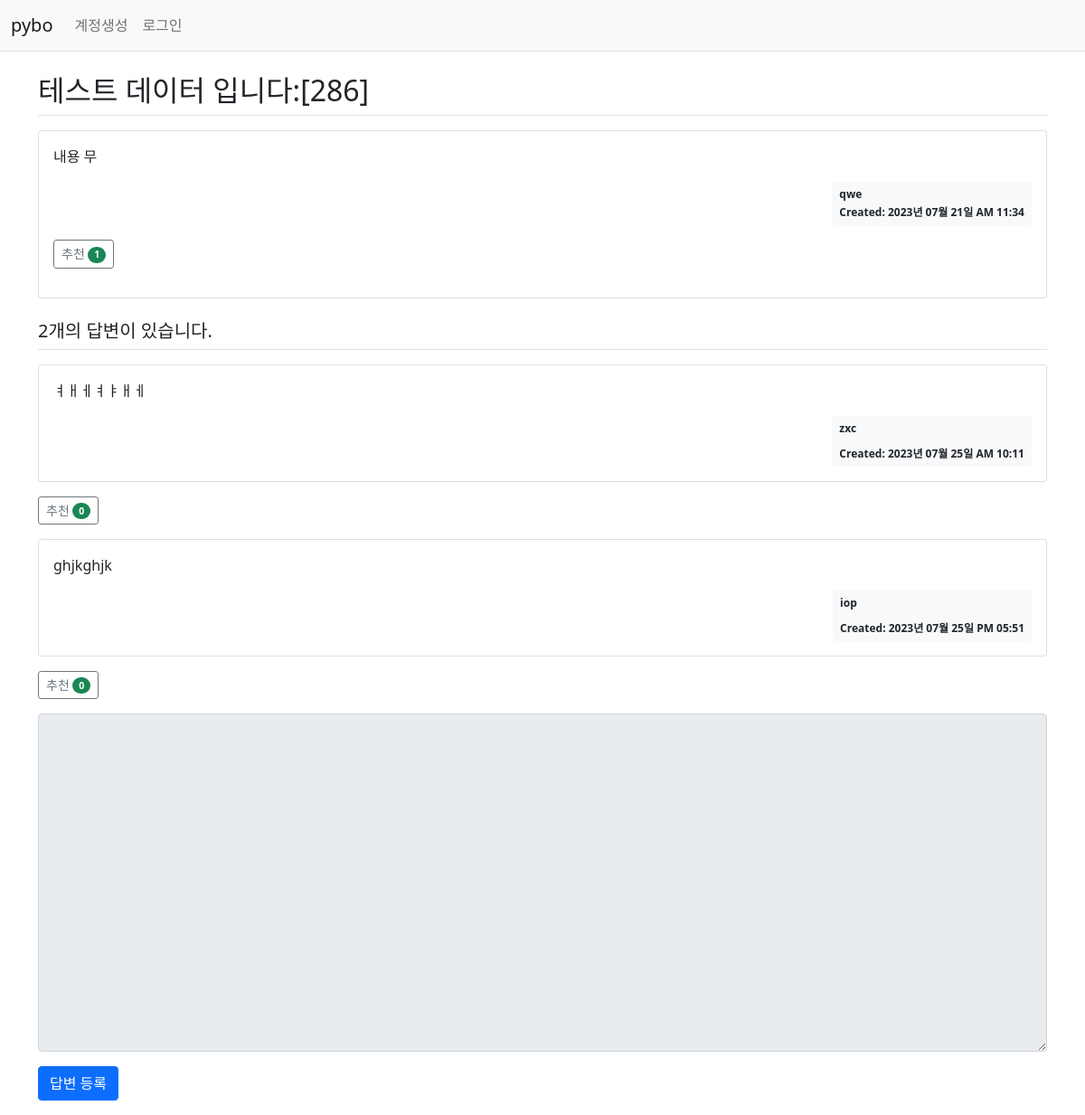
The app's page /question/detail/291/ with its own data.
### pybo/models.py (models this page shows)
class Question(db.Model):
    id = db.Column(db.Integer, primary_key = True)
    title = db.Column(db.String(200), nullable=False)
    content = db.Column(db.Text(), nullable=False)
    create_date = db.Column(db.DateTime(), nullable=False)
    user_id = db.Column(db.Integer, db.ForeignKey('user.id', ondelete='CASCADE'),
                        nullable=False)
    user = db.relationship('User', backref=db.backref('question_set'))
    modify_date = db.Column(db.DateTime(), nullable=True)
    voter = db.relationship('User', secondary=question_voter, backref=db.backref('question_voter_set'))

class User(db.Model):
    id = db.Column(db.Integer, primary_key=True)
    user_name = db.Column(db.String(100), unique=True, nullable=False)
    password = db.Column(db.String(100), nullable=False)
    email = db.Column(db.String(100), nullable=False, unique=True)
    create_date = db.Column(db.DateTime(), nullable=False)

class Answer(db.Model):
    id = db.Column(db.Integer, primary_key=True)
    question_id = db.Column(db.Integer, db.ForeignKey('question.id', ondelete="CASCADE"))
    question = db.relationship('Question', backref=db.backref('answer_set'))
    content = db.Column(db.Text(), nullable=False)
    create_date = db.Column(db.DateTime(), nullable=False)
    user = db.relationship('User', backref=db.backref('answer_set'))
    user_id = db.Column(db.Integer, db.ForeignKey('user.id', ondelete='CASCADE'),
                        nullable=False)
    modify_date = db.Column(db.DateTime(), nullable=True)
    voter = db.relationship('User', secondary=answer_voter, backref=db.backref('answer_voter_set'))

### pybo/views/question_views.py (the view)
@bp.route('/detail/<int:question_id>/')
def detail(question_id):
    form = AnswerForm()
    question = Question.query.get_or_404(question_id)
    return render_template('question/question_detail.html', question=question, form=form)

### pybo/forms.py
class AnswerForm(FlaskForm):
    content=TextAreaField('내용', validators = [DataRequired('내용은 필수입력 항목입니다')])

### pybo/filter.py (called while the page is built)
def format_datetime(value, fmt='%Y년 %m월 %d일 %p %I:%M'):
    return value.strftime(fmt)

### pybo/views/user_views.py (called while the page is built)
@bp.before_app_request
def load_logged_in_user():
    user_id = session.get('user_id')
    if user_id is None:
        g.user = None
    else:
        g.user = User.query.get(user_id)

### pybo/templates/question/question_detail.html (shortened to what this page needs)
{% extends 'base.html' %} {% block content %}
<div class="container my-3">
    <h2 class="border-bottom py-2">{{question.title}}</h2>
    <div class="card my-3">
        <div class="card-body">
            <div class="cart-text">{{question.content|markdown}}</div>
            <div class="d-flex justify-content-end">
                <div class="badge bg-light text-dark p-2">
                    <div class="text-start mb-2">
                        {{question.user.user_name}}
                    </div>
                    <div>Created: {{question.create_date|datetime}}</div>
                </div>
            </div>
            <div class="my-3">
                <a
                    href="javascript:void(0)"
                    data-uri="{{url_for('question.vote', question_id=question.id)}}"
                    class="recommend btn btn-sm btn-outline-secondary">
                    추천
                    <span class="badge rounded-pill bg-success"
                        >{{ question.voter|length }}</span
                    >
                </a>
            </div>
        </div>
    </div>
    <h5 class="border-bottom my-3 py-2">
        {{question.answer_set|length}}개의 답변이 있습니다.
    </h5>
    {% for answer in question.answer_set %}
    <div class="card my-3">
        <div class="card-body">
            <div class="cart-text">{{answer.content|markdown}}</div>
            <div class="d-flex justify-content-end">
                <div class="badge bg-light text-dark p-2">
                    <div class="text-start mb-3">{{answer.user.user_name}}</div>
                    <div>Created: {{answer.create_date|datetime}}</div>
                </div>
            </div>
        </div>
    </div>
    <div class="my-3">
        <a
            href="javascript:void(0)"
            data-uri="{{ url_for('answer.vote', answer_id=answer.id) }}"
            class="recommend btn btn-sm btn-outline-secondary">
            추천
            <span class="badge rounded-pill bg-success"
                >{{ answer.voter|length }}</span
            >
        </a>
    </div>
    {% endfor %}
    <form
        action="{{url_for('answer.create', question_id=question.id)}}"
        method="post"
        class="my-3">
        <div class="mb-3">
            <textarea
                {%
                if
                not
                g.user
                %}disabled
                {%
                endif
                %}
                class="form-control"
                name="content"
                id="content"
                rows="15"></textarea>
        </div>
        <input type="submit" value="답변 등록" class="btn btn-primary" />
    </form>
</div>
{% endblock %}

### records on screen
Question: title "테스트 데이터 입니다:[286]", content "내용 무", create_date "2023년 07월 21일 AM 11:34"
User: user.user_name "qwe"
Answer: content "ㅕㅐㅔㅕㅑㅐㅔ", user.user_name "zxc", create_date "2023년 07월 25일 AM 10:11", voter|length "0"
Answer: content "ghjkghjk", user.user_name "iop", create_date "2023년 07월 25일 PM 05:51", voter|length "0"

### other values on screen
{{ question.voter|length }} "1"
{{ question.answer_set|length }} "2"
